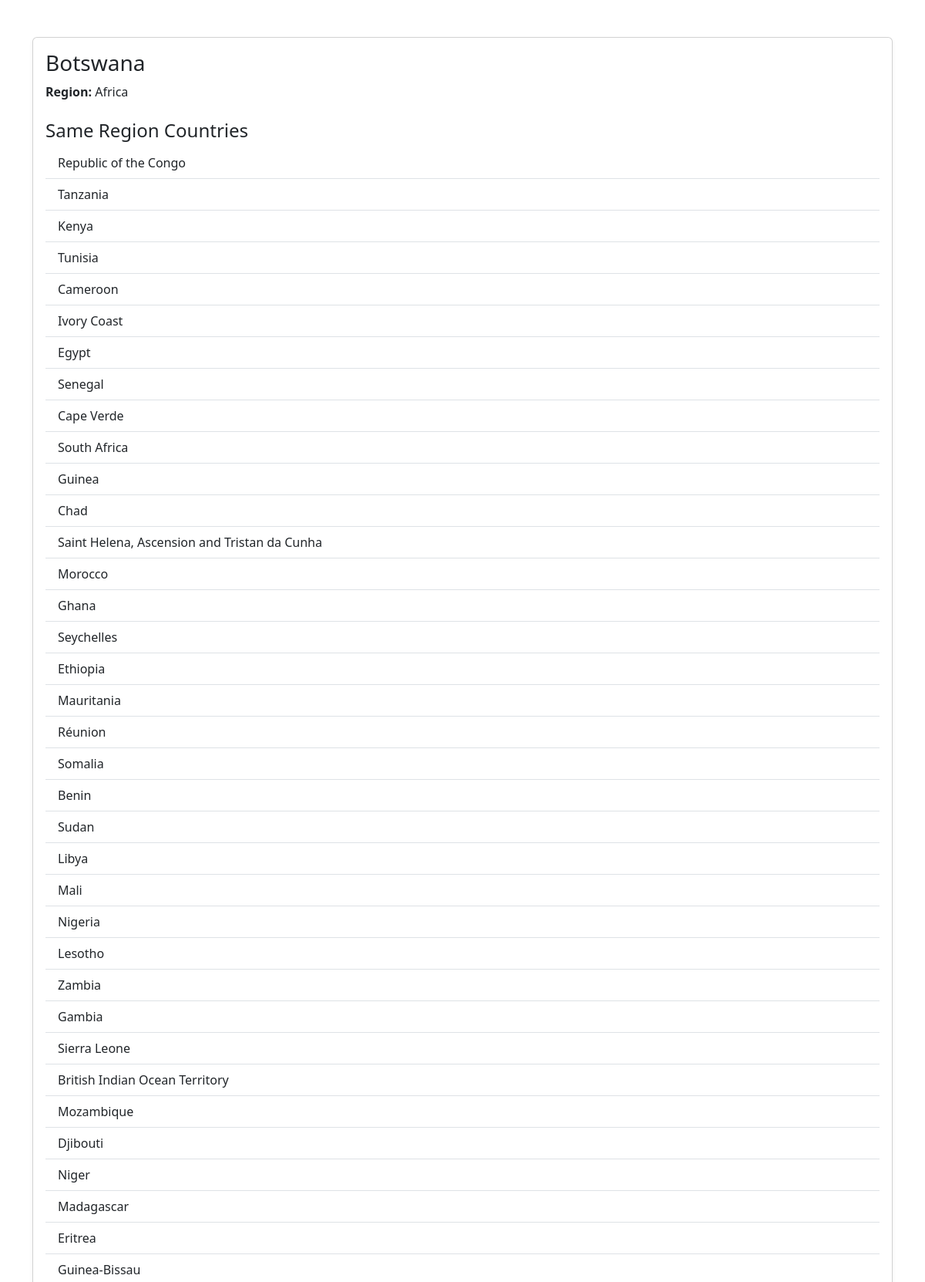
The app's page /countries/1/details/ (upper part) with its own data.
### countries/models.py (models this page shows, shortened)
class Country (models.Model):
    name = models.CharField(max_length=255)
    official_name = models.CharField(max_length=255, null=True, blank=True)
    capital = models.CharField(max_length=255, null=True, blank=True)
    region = models.CharField(max_length=100, null=True, blank=True)
    subregion = models.CharField(max_length=100, null=True, blank=True)
    population = models.BigIntegerField(null=True, blank=True)
    area = models.FloatField(null=True, blank=True)
    flag_url = models.URLField(null=True, blank=True)
    independent = models.BooleanField(null=True)
    cca2 = models.CharField(max_length=5, null=True, blank=True)
    cca3 = models.CharField(max_length=5, null=True, blank=True)
    ccn3 = models.CharField(max_length=5, null=True, blank=True)
    currencies = models.JSONField(null=True, blank=True)
    languages = models.JSONField(null=True, blank=True)

### countries/views.py (the view)
# urls.py: path('countries/<int:pk>/details/',views.country_details,name = 'country_details'),
def country_details(request, pk):
    country = get_object_or_404(Country, pk=pk)
    same_region = Country.objects.filter(
        region=country.region).exclude(pk=country.pk)
    try:
        languages = json.loads(country.languages)
        if isinstance(languages, dict):
            languages = languages.values()
        else:
            languages = languages.split(',')
    except Exception:
        languages = [country.languages]
    return render(request, 'countries/country_details.html', {
        'country': country,
        'same_region': same_region,
        'languages': languages,
    })

### countries/templates/countries/country_details.html (shortened to what this page needs)
{% load static %}
<!DOCTYPE html>
<html lang="en">
<head>
    <link href="https://cdn.jsdelivr.net/npm/bootstrap@5.3.0/dist/css/bootstrap.min.css" rel="stylesheet">
</head>
<body>
<div class="container mt-5">
    <div class="card shadow-sm">
        <div class="card-body">
            <h3 class="card-title">{{ country.name }}</h3>
            <p class="card-text"><strong>Region:</strong> {{ country.region }}</p>
            <h4 class="mt-4">Same Region Countries</h4>
            <ul class="list-group list-group-flush">
                {% for c in same_region %}
                    <li class="list-group-item">{{ c.name }}</li>
                {% empty %}
                    <li class="list-group-item text-muted">No other countries in this region.</li>
                {% endfor %}
            </ul>
        </div>
    </div>
</div>
</body>
</html>

### records on screen
Country: name "Botswana", region "Africa"
Country: name "Republic of the Congo"
Country: name "Tanzania"
Country: name "Kenya"
Country: name "Tunisia"
Country: name "Cameroon"
Country: name "Ivory Coast"
Country: name "Egypt"
Country: name "Senegal"
Country: name "Cape Verde"
Country: name "South Africa"
Country: name "Guinea"
Country: name "Chad"
Country: name "Saint Helena, Ascension and Tristan da Cunha"
Country: name "Morocco"
Country: name "Ghana"
Country: name "Seychelles"
Country: name "Ethiopia"
Country: name "Mauritania"
Country: name "Réunion"
Country: name "Somalia"
Country: name "Benin"
Country: name "Sudan"
Country: name "Libya"
Country: name "Mali"
Country: name "Nigeria"
Country: name "Lesotho"
Country: name "Zambia"
Country: name "Gambia"
Country: name "Sierra Leone"
Country: name "British Indian Ocean Territory"
Country: name "Mozambique"
Country: name "Djibouti"
Country: name "Niger"
Country: name "Madagascar"
Country: name "Eritrea"
Country: name "Guinea-Bissau"
